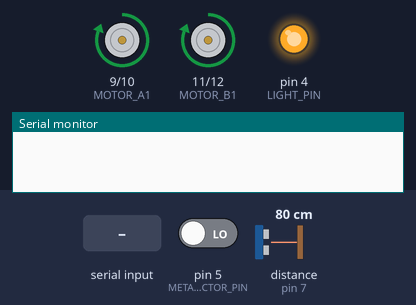
This sketch was run on a simulated Arduino Uno, built with avr-gcc and run on an emulated ATmega328P. On the bench: motor-driver pin pairs drawn as motors (green arrow = first pin HIGH = forward, orange = second pin HIGH = backward, longer = more drive), output pins drawn as LEDs (lit = HIGH), the last lines printed to the serial monitor. Wiring (inferred from the names in the program): ultrasonic range finder: trigger pin 6; echo pin 7. Dashed ring = blinking. Inputs (shaded band) come from the test bench; at power-on: pin 5 (METAL_DETECTOR_PIN) LOW, distance to the obstacle (sensor on pin 7) 80 cm. The echo pulse lasts 58.3 µs per cm; pins used as bus, display or sensor lines are not drawn.

Above: at 1.2 s.
1.3 s: pin 5 (METAL_DETECTOR_PIN) driven HIGH
At 2.7 s:
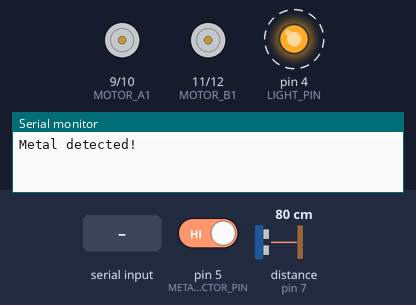
4.3 s: pin 5 (METAL_DETECTOR_PIN) driven LOW
At 5.4 s:
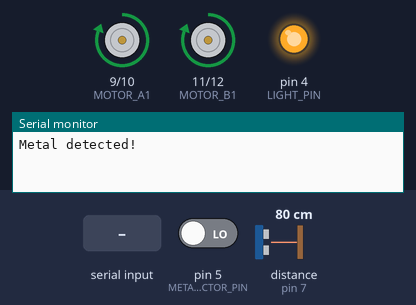
5.8 s: distance to the obstacle (sensor on pin 7) set to 24 cm
7.3 s: distance to the obstacle (sensor on pin 7) set to 20 cm
At 7.7 s:
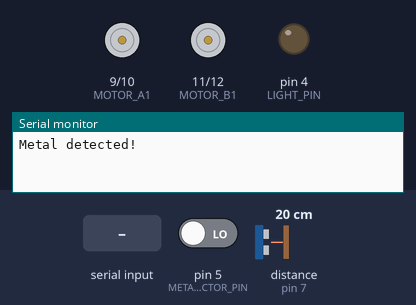
10.3 s: "MODE:\n" received over the second serial link
At 11.0 s:
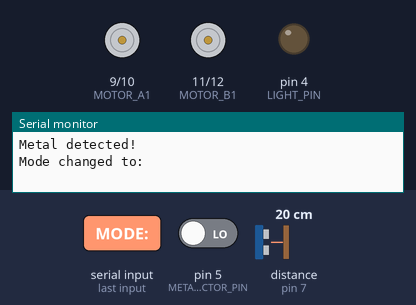
11.8 s: "JOYSTICK:,45\n" received over the second serial link
At 11.9 s:
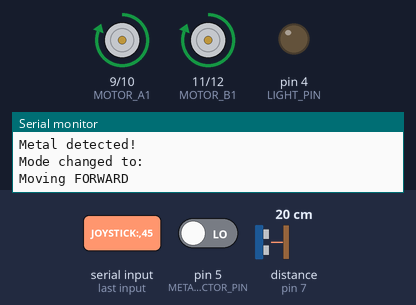
Timing chart, 0 to 14.5 s (numbered marks = the images above; inputs shaded):
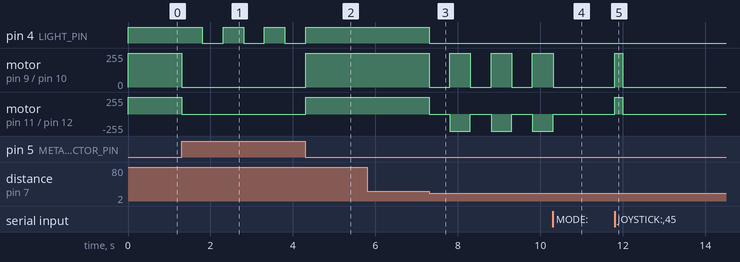

Measured:
- the behaviour switches between 22 and 21 cm on distance to the obstacle (sensor on pin 7) (found by bisection; images 2 and 3)
- after the input at 1.3 s, pin 4 (LIGHT_PIN): alternates HIGH for 0.50 s and LOW for 0.50 s, starting after 0.50 s; motor on pin 9 (MOTOR_A1) / pin 10 (MOTOR_A2), motor on pin 11 (MOTOR_B1) / pin 12 (MOTOR_B2): forward 255/255 → stopped at once
- after the input at 4.3 s, pin 4 (LIGHT_PIN): goes on until 4.3 s, then stays HIGH; motor on pin 9 (MOTOR_A1) / pin 10 (MOTOR_A2), motor on pin 11 (MOTOR_B1) / pin 12 (MOTOR_B2): stopped → forward 255/255 at once
- after the input at 5.8 s, every drawn part: stays the same
- after the input at 7.3 s, pin 4 (LIGHT_PIN): HIGH → LOW at once; motor on pin 9 (MOTOR_A1) / pin 10 (MOTOR_A2): alternates forward 255/255 for 0.50 s and stopped for 0.50 s, starting at once; motor on pin 11 (MOTOR_B1) / pin 12 (MOTOR_B2): alternates backward 255/255 for 0.50 s and stopped for 0.50 s, starting at once
- after the input at 10.3 s, motor on pin 9 (MOTOR_A1) / pin 10 (MOTOR_A2), motor on pin 11 (MOTOR_B1) / pin 12 (MOTOR_B2): goes on until 10.3 s, then stays stopped
- after the input at 11.8 s, motor on pin 9 (MOTOR_A1) / pin 10 (MOTOR_A2), motor on pin 11 (MOTOR_B1) / pin 12 (MOTOR_B2): stopped → forward 255/255 at once, → stopped 0.20 s later

The sketch:

car.ino
```cpp
#include <SoftwareSerial.h>

// Pin Definitions
#define TRIG_PIN 6
#define ECHO_PIN 7
#define LIGHT_PIN 4
#define METAL_DETECTOR_PIN 5
#define MOTOR_A1 9
#define MOTOR_A2 10
#define MOTOR_B1 11
#define MOTOR_B2 12

// Communication
SoftwareSerial espSerial(2, 3); // RX, TX (Connect to ESP32's TX, RX)

// Constants
const int OBSTACLE_DISTANCE = 20; // cm
const unsigned long COMMAND_TIMEOUT = 200; // ms
const int JOYSTICK_DEADZONE = 20;

// Global Variables
bool isAutoMode = true;
bool metalDetected = false;
unsigned long lastCommandTime = 0;

void setup() {
  pinMode(TRIG_PIN, OUTPUT);
  pinMode(ECHO_PIN, INPUT);
  pinMode(LIGHT_PIN, OUTPUT);
  pinMode(METAL_DETECTOR_PIN, INPUT);
  pinMode(MOTOR_A1, OUTPUT);
  pinMode(MOTOR_A2, OUTPUT);
  pinMode(MOTOR_B1, OUTPUT);
  pinMode(MOTOR_B2, OUTPUT);

  espSerial.begin(115200);
  Serial.begin(115200);
  stopMotors();
}

void loop() {
  handleSerialCommands();
  checkMetalDetection();

  if(isAutoMode) {
    handleAutoMode();
  }
}

// Motor Control Functions
void stopMotors() {
  digitalWrite(MOTOR_A1, LOW);
  digitalWrite(MOTOR_A2, LOW);
  digitalWrite(MOTOR_B1, LOW);
  digitalWrite(MOTOR_B2, LOW);
}

void moveForward() {
  digitalWrite(MOTOR_A1, HIGH);
  digitalWrite(MOTOR_A2, LOW);
  digitalWrite(MOTOR_B1, HIGH);
  digitalWrite(MOTOR_B2, LOW);
}

void moveBackward() {
  digitalWrite(MOTOR_A1, LOW);
  digitalWrite(MOTOR_A2, HIGH);
  digitalWrite(MOTOR_B1, LOW);
  digitalWrite(MOTOR_B2, HIGH);
}

void turnRight() {
  digitalWrite(MOTOR_A1, HIGH);
  digitalWrite(MOTOR_A2, LOW);
  digitalWrite(MOTOR_B1, LOW);
  digitalWrite(MOTOR_B2, HIGH);
}

void turnLeft() {
  digitalWrite(MOTOR_A1, LOW);
  digitalWrite(MOTOR_A2, HIGH);
  digitalWrite(MOTOR_B1, HIGH);
  digitalWrite(MOTOR_B2, LOW);
}

void spin360() {
  turnRight();
  delay(1000);
  stopMotors();
}

// Sensor Functions
long measureDistance() {
  digitalWrite(TRIG_PIN, LOW);
  delayMicroseconds(2);
  digitalWrite(TRIG_PIN, HIGH);
  delayMicroseconds(10);
  digitalWrite(TRIG_PIN, LOW);
  return pulseIn(ECHO_PIN, HIGH) * 0.034 / 2;
}

void checkMetalDetection() {
  bool currentDetection = digitalRead(METAL_DETECTOR_PIN);
  if(currentDetection != metalDetected) {
    metalDetected = currentDetection;
    espSerial.print("METAL:");
    espSerial.println(metalDetected ? "1" : "0");
    if(metalDetected) handleMetalDetection();
  }
}

// Command Handling
void handleSerialCommands() {
  while(espSerial.available()) {
    String command = espSerial.readStringUntil('\n');
    command.trim();

    if(command.startsWith("MODE:")) {
      isAutoMode = (command.substring(5) == "AUTO");
      stopMotors();
      Serial.print("Mode changed to: ");
      Serial.println(command.substring(5));
    }
    else if(command == "TURN360" && !isAutoMode) {
      spin360();
      lastCommandTime = millis();
      Serial.println("360 turn executed");
    }
    else if(command.startsWith("JOYSTICK:") && !isAutoMode) {
      processJoystick(command);
      lastCommandTime = millis();
    }
  }

  // Auto-stop if no recent commands
  if(!isAutoMode && (millis() - lastCommandTime > COMMAND_TIMEOUT)) {
    stopMotors();
  }
}

void processJoystick(String command) {
  int commaIndex = command.indexOf(',');
  if(commaIndex == -1) return;

  int x = command.substring(9, commaIndex).toInt();
  int y = command.substring(commaIndex+1).toInt();

  // Vertical movement (Y-axis)
  if(y > JOYSTICK_DEADZONE) {
    moveForward();
    Serial.println("Moving FORWARD");
  } else if(y < -JOYSTICK_DEADZONE) {
    moveBackward();
    Serial.println("Moving BACKWARD");
  }
  // Horizontal movement (X-axis)
  else if(x > JOYSTICK_DEADZONE) {
    turnRight();
    Serial.println("Turning RIGHT");
  } else if(x < -JOYSTICK_DEADZONE) {
    turnLeft();
    Serial.println("Turning LEFT");
  } else {
    stopMotors();
    Serial.println("Stopped");
  }
}

// Auto Mode Handler
void handleAutoMode() {
  if(metalDetected) {
    stopMotors();
    return;
  }

  long distance = measureDistance();
  if(distance > OBSTACLE_DISTANCE) {
    moveForward();
    digitalWrite(LIGHT_PIN, HIGH);
  } else {
    stopMotors();
    digitalWrite(LIGHT_PIN, LOW);
    delay(500);
    turnRight();
    delay(500);
  }
}

// Metal Detection Handler
void handleMetalDetection() {
  Serial.println("Metal detected!");
  stopMotors();
  unsigned long startTime = millis();
  while(millis() - startTime < 10000) {
    digitalWrite(LIGHT_PIN, HIGH);
    delay(500);
    digitalWrite(LIGHT_PIN, LOW);
    delay(500);

    if(!digitalRead(METAL_DETECTOR_PIN)) {
      metalDetected = false;
      espSerial.println("METAL:0");
      break;
    }
  }
}
```
